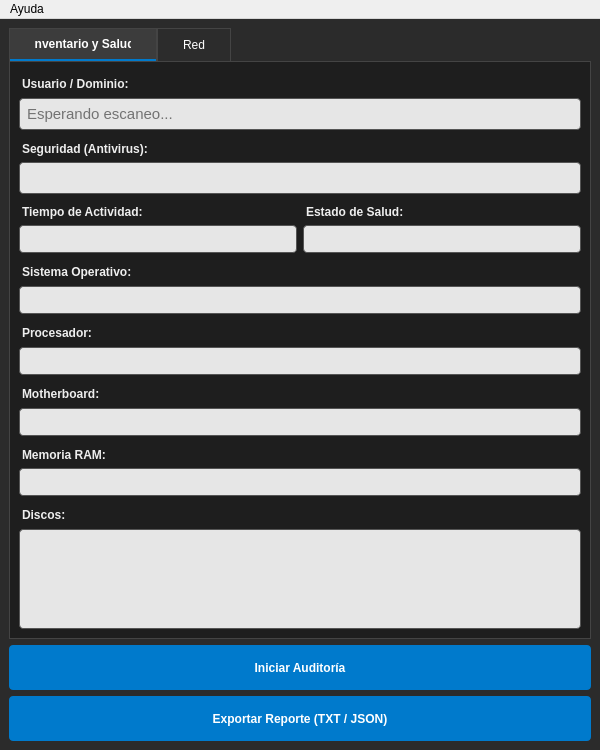
<?xml version="1.0" encoding="UTF-8"?>
<ui version="4.0">
 <class>MainWindow</class>
 <widget class="QMainWindow" name="MainWindow">
  <property name="geometry">
   <rect>
    <x>0</x>
    <y>0</y>
    <width>600</width>
    <height>750</height>
   </rect>
  </property>
  <property name="minimumSize">
   <size>
    <width>600</width>
    <height>750</height>
   </size>
  </property>
  <property name="windowTitle">
   <string>SystemCheck - Auditor IT</string>
  </property>
  <property name="styleSheet">
   <string notr="true">
/* ESTILO GLOBAL OSCURO */
QMainWindow {
    background-color: #2b2b2b;
}
QTabWidget::pane { 
    border: 1px solid #444; 
    background-color: #1e1e1e; 
}
QTabBar::tab {
    background: #2c2c2c; 
    color: white;
    padding: 8px 25px;
    border: 1px solid #444;
    border-bottom: none; 
}
QTabBar::tab:selected {
    background: #3c3c3c; 
    font-weight: bold;
    border-bottom: 2px solid #007acc; /* Azul estilo VSCode */
}
QTabBar::tab:hover {
    background: #505050;
}
/* CAJAS DE TEXTO: Fondo claro, TEXTO NEGRO FORZADO */
QLineEdit {
    padding: 5px;
    background-color: #e6e6e6;   
    color: #000000;              
    border: 1px solid #555;
    border-radius: 4px;
    selection-background-color: #007acc;
}
QLineEdit[readOnly="true"] {
    background-color: #dcdcdc;
    color: #000000;
}
/* Etiquetas */
QLabel {
    font-weight: bold;
    color: #eeeeee;
    margin-top: 5px;
}
/* Botones */
QPushButton {
    background-color: #007acc;
    color: white;
    border: none;
    padding: 8px;
    border-radius: 4px;
    font-weight: bold;
}
QPushButton:hover {
    background-color: #005a9e;
}
QPushButton:disabled {
    background-color: #444;
    color: #888;
}
QTextEdit {
    background-color: #e6e6e6;
    color: #000000;
    border: 1px solid #555;
    border-radius: 4px;
}
</string>
  </property>
  <widget class="QWidget" name="centralwidget">
   <layout class="QVBoxLayout" name="verticalLayout_main">
    <item>
     <widget class="QTabWidget" name="tabWidget">
      <property name="currentIndex">
       <number>0</number>
      </property>
      <widget class="QWidget" name="tab_1">
       <attribute name="title">
        <string>Inventario y Salud</string>
       </attribute>
       <layout class="QVBoxLayout" name="verticalLayout_2">
        <item>
         <layout class="QVBoxLayout" name="verticalLayout">
          
          <item>
           <widget class="QLabel" name="label_user">
            <property name="text"><string>Usuario / Dominio:</string></property>
           </widget>
          </item>
          <item>
           <widget class="QLineEdit" name="input_user">
            <property name="font"><font><pointsize>11</pointsize></font></property>
            <property name="readOnly"><bool>true</bool></property>
            <property name="placeholderText"><string>Esperando escaneo...</string></property>
           </widget>
          </item>

          <item>
           <widget class="QLabel" name="label_av">
            <property name="text"><string>Seguridad (Antivirus):</string></property>
           </widget>
          </item>
          <item>
           <widget class="QLineEdit" name="input_av">
            <property name="font"><font><pointsize>11</pointsize></font></property>
            <property name="readOnly"><bool>true</bool></property>
           </widget>
          </item>

          <item>
           <layout class="QHBoxLayout" name="horizontalLayout_status">
             <item>
               <layout class="QVBoxLayout" name="vbox_uptime">
                 <item><widget class="QLabel" name="label_uptime"><property name="text"><string>Tiempo de Actividad:</string></property></widget></item>
                 <item><widget class="QLineEdit" name="input_uptime"><property name="readOnly"><bool>true</bool></property></widget></item>
               </layout>
             </item>
             <item>
               <layout class="QVBoxLayout" name="vbox_reboot">
                 <item><widget class="QLabel" name="label_reboot"><property name="text"><string>Estado de Salud:</string></property></widget></item>
                 <item><widget class="QLineEdit" name="input_reboot"><property name="readOnly"><bool>true</bool></property></widget></item>
               </layout>
             </item>
           </layout>
          </item>

          <item><widget class="QLabel" name="label_3"><property name="text"><string>Sistema Operativo:</string></property></widget></item>
          <item><widget class="QLineEdit" name="input_os"><property name="readOnly"><bool>true</bool></property></widget></item>
          
          <item><widget class="QLabel" name="label"><property name="text"><string>Procesador:</string></property></widget></item>
          <item><widget class="QLineEdit" name="input_cpu"><property name="readOnly"><bool>true</bool></property></widget></item>
          
          <item><widget class="QLabel" name="label_2"><property name="text"><string>Motherboard:</string></property></widget></item>
          <item><widget class="QLineEdit" name="input_mobo"><property name="readOnly"><bool>true</bool></property></widget></item>
          
          <item><widget class="QLabel" name="label_5"><property name="text"><string>Memoria RAM:</string></property></widget></item>
          <item><widget class="QLineEdit" name="input_ram"><property name="readOnly"><bool>true</bool></property></widget></item>
          
          <item><widget class="QLabel" name="label_4"><property name="text"><string>Discos:</string></property></widget></item>
          <item>
           <widget class="QTextEdit" name="txt_disk">
            <property name="readOnly"><bool>true</bool></property>
            <property name="maximumSize"><size><width>16777215</width><height>100</height></size></property>
           </widget>
          </item>

         </layout>
        </item>
       </layout>
      </widget>
      <widget class="QWidget" name="tab_2">
       <attribute name="title">
        <string>Red</string>
       </attribute>
       <layout class="QVBoxLayout" name="verticalLayout_red">
        <item><widget class="QLabel" name="label_7"><property name="text"><string>Adaptador:</string></property></widget></item>
        <item><widget class="QLineEdit" name="input_net_name"><property name="readOnly"><bool>true</bool></property></widget></item>
        
        <item><widget class="QLabel" name="label_8"><property name="text"><string>Direccion MAC:</string></property></widget></item>
        <item><widget class="QLineEdit" name="input_net_mac"><property name="readOnly"><bool>true</bool></property></widget></item>
        
        <item><widget class="QLabel" name="label_12"><property name="text"><string>IP / Gateway:</string></property></widget></item>
        <item><widget class="QLineEdit" name="input_net_ip"><property name="readOnly"><bool>true</bool></property></widget></item>
        
        <item><widget class="QLabel" name="label_10"><property name="text"><string>Velocidad de enlace:</string></property></widget></item>
        <item><widget class="QLineEdit" name="input_net_speed"><property name="readOnly"><bool>true</bool></property></widget></item>
        
        <item><widget class="QLabel" name="label_11"><property name="text"><string>Estado de internet:</string></property></widget></item>
        <item><widget class="QLineEdit" name="input_net_ping"><property name="readOnly"><bool>true</bool></property></widget></item>
        
        <item>
         <spacer name="verticalSpacer">
          <property name="orientation"><enum>Qt::Vertical</enum></property>
          <property name="sizeHint" stdset="0"><size><width>20</width><height>40</height></size></property>
         </spacer>
        </item>
       </layout>
      </widget>
     </widget>
    </item>
    <item>
     <widget class="QPushButton" name="btn_scan">
      <property name="text"><string>Iniciar Auditoría</string></property>
      <property name="minimumSize"><size><width>0</width><height>45</height></size></property>
      <property name="cursor"><cursorShape>PointingHandCursor</cursorShape></property>
     </widget>
    </item>
    <item>
     <widget class="QPushButton" name="btn_save">
      <property name="text"><string>Exportar Reporte (TXT / JSON)</string></property>
      <property name="minimumSize"><size><width>0</width><height>45</height></size></property>
      <property name="cursor"><cursorShape>PointingHandCursor</cursorShape></property>
     </widget>
    </item>
   </layout>
  </widget>
  <widget class="QMenuBar" name="menubar">
   <property name="geometry"><rect><x>0</x><y>0</y><width>600</width><height>22</height></rect></property>
   <widget class="QMenu" name="menuAyuda">
    <property name="title"><string>Ayuda</string></property>
    <addaction name="actionacerca"/>
   </widget>
   <addaction name="menuAyuda"/>
  </widget>
  <action name="actionacerca">
   <property name="text"><string>Acerca de...</string></property>
  </action>
 </widget>
 <resources/>
 <connections/>
</ui>
